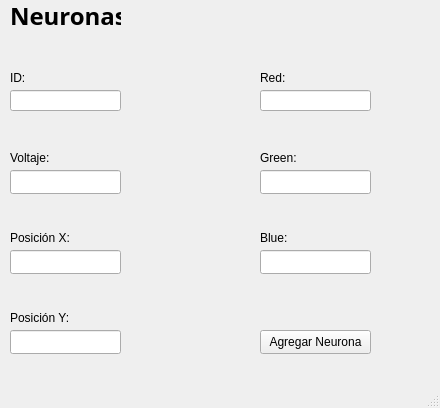
<?xml version="1.0" encoding="UTF-8"?>
<ui version="4.0">
 <class>Menu</class>
 <widget class="QMainWindow" name="Menu">
  <property name="geometry">
   <rect>
    <x>0</x>
    <y>0</y>
    <width>440</width>
    <height>408</height>
   </rect>
  </property>
  <property name="windowTitle">
   <string>Menu</string>
  </property>
  <widget class="QWidget" name="centralwidget">
   <widget class="QLineEdit" name="lineID">
    <property name="geometry">
     <rect>
      <x>10</x>
      <y>90</y>
      <width>111</width>
      <height>21</height>
     </rect>
    </property>
   </widget>
   <widget class="QLineEdit" name="lineVoltaje">
    <property name="geometry">
     <rect>
      <x>10</x>
      <y>170</y>
      <width>111</width>
      <height>24</height>
     </rect>
    </property>
   </widget>
   <widget class="QLineEdit" name="lineX">
    <property name="geometry">
     <rect>
      <x>10</x>
      <y>250</y>
      <width>111</width>
      <height>24</height>
     </rect>
    </property>
   </widget>
   <widget class="QLabel" name="label">
    <property name="geometry">
     <rect>
      <x>10</x>
      <y>0</y>
      <width>111</width>
      <height>31</height>
     </rect>
    </property>
    <property name="font">
     <font>
      <family>Segoe UI Variable Display Semib</family>
      <pointsize>18</pointsize>
      <bold>true</bold>
     </font>
    </property>
    <property name="text">
     <string>Neuronas</string>
    </property>
   </widget>
   <widget class="QLabel" name="label_2">
    <property name="geometry">
     <rect>
      <x>10</x>
      <y>70</y>
      <width>49</width>
      <height>16</height>
     </rect>
    </property>
    <property name="text">
     <string>ID:</string>
    </property>
   </widget>
   <widget class="QLabel" name="label_3">
    <property name="geometry">
     <rect>
      <x>10</x>
      <y>150</y>
      <width>49</width>
      <height>16</height>
     </rect>
    </property>
    <property name="text">
     <string>Voltaje:</string>
    </property>
   </widget>
   <widget class="QLabel" name="label_4">
    <property name="geometry">
     <rect>
      <x>10</x>
      <y>230</y>
      <width>71</width>
      <height>16</height>
     </rect>
    </property>
    <property name="text">
     <string>Posición X:</string>
    </property>
   </widget>
   <widget class="QLineEdit" name="lineY">
    <property name="geometry">
     <rect>
      <x>10</x>
      <y>330</y>
      <width>111</width>
      <height>24</height>
     </rect>
    </property>
   </widget>
   <widget class="QLabel" name="label_5">
    <property name="geometry">
     <rect>
      <x>10</x>
      <y>310</y>
      <width>61</width>
      <height>16</height>
     </rect>
    </property>
    <property name="text">
     <string>Posición Y:</string>
    </property>
   </widget>
   <widget class="QLineEdit" name="lineBlue">
    <property name="geometry">
     <rect>
      <x>260</x>
      <y>250</y>
      <width>111</width>
      <height>24</height>
     </rect>
    </property>
   </widget>
   <widget class="QLabel" name="label_6">
    <property name="geometry">
     <rect>
      <x>260</x>
      <y>70</y>
      <width>49</width>
      <height>16</height>
     </rect>
    </property>
    <property name="text">
     <string>Red:</string>
    </property>
   </widget>
   <widget class="QLineEdit" name="lineRed">
    <property name="geometry">
     <rect>
      <x>260</x>
      <y>90</y>
      <width>111</width>
      <height>21</height>
     </rect>
    </property>
   </widget>
   <widget class="QLabel" name="label_7">
    <property name="geometry">
     <rect>
      <x>260</x>
      <y>150</y>
      <width>49</width>
      <height>16</height>
     </rect>
    </property>
    <property name="text">
     <string>Green:</string>
    </property>
   </widget>
   <widget class="QLineEdit" name="lineGreen">
    <property name="geometry">
     <rect>
      <x>260</x>
      <y>170</y>
      <width>111</width>
      <height>24</height>
     </rect>
    </property>
   </widget>
   <widget class="QLabel" name="label_8">
    <property name="geometry">
     <rect>
      <x>260</x>
      <y>230</y>
      <width>71</width>
      <height>16</height>
     </rect>
    </property>
    <property name="text">
     <string>Blue:</string>
    </property>
   </widget>
   <widget class="QPushButton" name="buttonAgregar">
    <property name="geometry">
     <rect>
      <x>260</x>
      <y>330</y>
      <width>111</width>
      <height>24</height>
     </rect>
    </property>
    <property name="text">
     <string>Agregar Neurona</string>
    </property>
   </widget>
   <widget class="QLabel" name="labelVerificar">
    <property name="geometry">
     <rect>
      <x>180</x>
      <y>20</y>
      <width>241</width>
      <height>16</height>
     </rect>
    </property>
    <property name="text">
     <string/>
    </property>
   </widget>
  </widget>
  <widget class="QMenuBar" name="menubar">
   <property name="geometry">
    <rect>
     <x>0</x>
     <y>0</y>
     <width>440</width>
     <height>21</height>
    </rect>
   </property>
  </widget>
  <widget class="QStatusBar" name="statusbar"/>
 </widget>
 <resources/>
 <connections/>
</ui>
